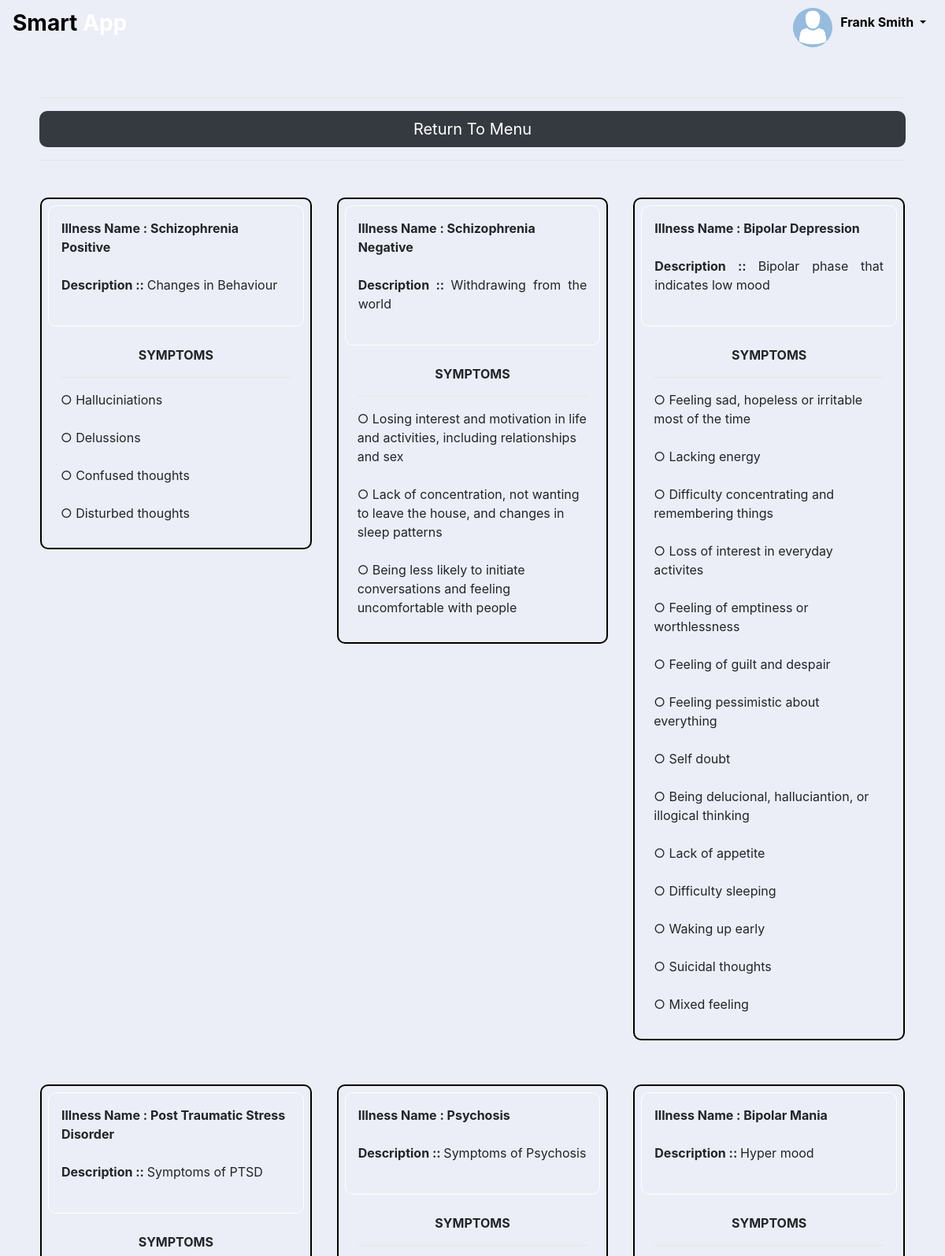
Screenshot of /list_all_illnesses/ (signed in, upper part) with the database file from the repository.
### Main/models.py (models this page shows, shortened)
class mental_illness(models.Model):
    mental_illness_name  = models.CharField('Mental Illness Name', max_length = 150)
    description = models.CharField('Description', max_length = 1000)
    symptoms = models.ManyToManyField(symptom, related_name = 'mental_illnesses')
    class Meta:
        verbose_name_plural = "Mental Illness"

class symptom(models.Model):
    symptom_name = models.CharField('Symptom', max_length = 100)

### Main/views.py (the view)
# urls.py: path('list_all_illnesses/', views.illnesses_list, name = "list_all_illnesses"),
@login_required
def illnesses_list(request):
    try:
        all_illnesses = mental_illness.objects.all()
    except profile.DoesNotExist:
        raise Http404("Requested profile does not exist!")
    context = {
        'all_illnesses': all_illnesses
    }
    return render(request, 'main/list_mental_illnesses.html', context)

### templates/main/list_mental_illnesses.html (shortened to what this page needs)
{% extends 'partials/base.html' %}
{% block content %}
<div style="border-radius: 10px; padding: 40px 50px 0 50px" align="center">
	<hr style="background: white">
		<a href="../../../" role="button" class="btn btn-dark btn-lg btn-block border-button-radius">Return To Menu</a>
	<hr style="background: white">
</div>
<div style="border-radius: 10px; padding: 15px 50px 0px 50px" class="row">
	{% for illness in all_illnesses %}
	<div class="col-md-4 p-3">
		<div style="border: 2px solid black; border-radius: 10px" class="p-2">
			<div style="border: 1px solid white; border-radius: 10px" class="p-3">
				<div><b> Illness Name : {{illness.mental_illness_name}} </b></div>
					<br>
				<div style="text-align: justify"> <span><b> Description :: </b></span> {{illness.description}} </div>
					<br>
			</div>
					<br>
					<center><div><b> SYMPTOMS  </b></div></center>
			<div class="px-3">		        <hr style="background: white">
			{% for symptoms in illness.symptoms.all %}
					<div>○ {{symptoms.symptom_name}} </div><br>
			{% endfor %}
			</div>
		</div>
		<br>
	</div>
	{% endfor%}
</div>
{% endblock %}

### templates/partials/nav_bar.html (shortened to what this page needs)
<nav class="navbar navbar-expand-lg navbar-dark text-dark">
  <a class="navbar-brand text-dark" href="/"><h3><b><span style="color: black">Smart</span> <span style="color: white"> App </span></b></h3></a>
  <div class="collapse navbar-collapse" id="navbarSupportedContent">
	<ul class="navbar-nav">
	{% if request.user.is_authenticated %}
      <li class="nav-item dropdown">
        <a class="nav-link dropdown-toggle" style="color: black" href="#" id="navbarDropdown" role="button" data-toggle="dropdown" aria-haspopup="true" aria-expanded="false">
		<img src="/media/default-avator.png" alt="profile picture" class="navbar-img" style="width: 50px; height: 50px; float: left; border-radius: 50%; background-size: auto 100%; margin-right: 10px; margin-top: -6px">
		 <span><b> {{request.user.first_name | capfirst}} {{request.user.last_name | capfirst}} </b></span>
        </a>
      </li>
	{% endif %}
	</ul>
  </div>
</nav>

### static/css/main_style.css (style rules this page uses)
.border-button-radius { border: 0px solid transparent; border-radius: 10px!important; }

### rows the page displays
mental_illness: mental_illness_name "Schizophrenia Positive", description "Changes in Behaviour"
symptom: symptom_name "Halluciniations"
symptom: symptom_name "Delussions"
symptom: symptom_name "Confused thoughts"
symptom: symptom_name "Disturbed thoughts"
mental_illness: mental_illness_name "Schizophrenia Negative", description "Withdrawing from the world"
symptom: symptom_name "Losing interest and motivation in life and activities, including relationships and sex"
symptom: symptom_name "Lack of concentration, not wanting to leave the house, and changes in sleep patterns"
symptom: symptom_name "Being less likely to initiate conversations and feeling uncomfortable with people"
mental_illness: mental_illness_name "Bipolar Depression", description "Bipolar phase that indicates low mood"
symptom: symptom_name "Feeling sad, hopeless or irritable most of the time"
symptom: symptom_name "Lacking energy"
symptom: symptom_name "Difficulty concentrating and remembering things"
symptom: symptom_name "Loss of interest in everyday activites"
symptom: symptom_name "Feeling of emptiness or worthlessness"
symptom: symptom_name "Feeling of guilt and despair"
symptom: symptom_name "Feeling pessimistic about everything"
symptom: symptom_name "Self doubt"
symptom: symptom_name "Being delucional, halluciantion, or illogical thinking"
symptom: symptom_name "Lack of appetite"
symptom: symptom_name "Difficulty sleeping"
symptom: symptom_name "Waking up early"
symptom: symptom_name "Suicidal thoughts"
symptom: symptom_name "Mixed feeling"
mental_illness: mental_illness_name "Post Traumatic Stress Disorder", description "Symptoms of PTSD"
mental_illness: mental_illness_name "Psychosis", description "Symptoms of Psychosis"
mental_illness: mental_illness_name "Bipolar Mania", description "Hyper mood"

### other values shown
{{ request.user.first_name | capfirst }} "Frank"
{{ request.user.last_name | capfirst }} "Smith"
